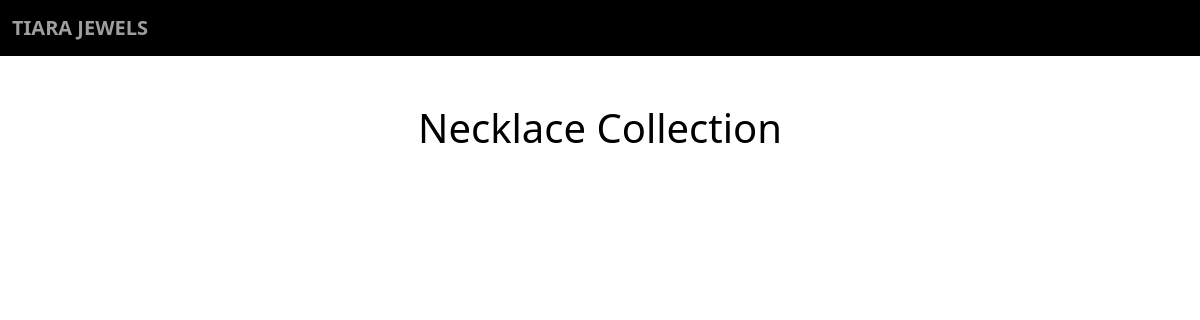
/necklaces/, run on an earlier commit of the app's database.
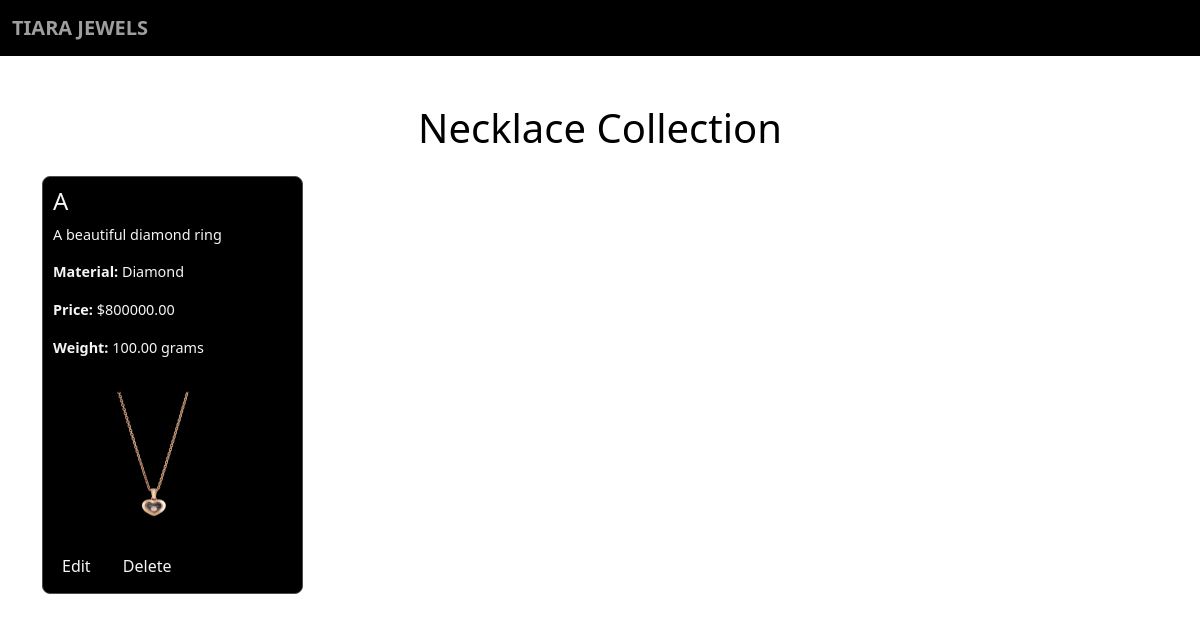
And on a later commit of the database.
### app/models.py (models this page shows, shortened)
class Jewelry(models.Model):
    name = models.CharField(max_length=255)
    description = models.TextField()
    material = models.CharField(max_length=100)
    price = models.DecimalField(max_digits=10, decimal_places=2)
    weight = models.DecimalField(max_digits=5, decimal_places=2)
    image = models.ImageField()
    created_at = models.DateTimeField(auto_now_add=True)
    category = models.ForeignKey(JewelryType, on_delete=models.CASCADE)

### app/views.py (the view)
# urls.py: path('necklaces/', views.necklace_page, name='necklace_page'),
def necklace_page(request):
    necklace_category = JewelryType.objects.get(name='necklace')
    necklaces = Jewelry.objects.filter(category=necklace_category)
    return render(request, 'shop/necklace_page.html', {'jewelry_items': necklaces})

### templates/shop/necklace_page.html (shortened to what this page needs)
<!DOCTYPE html>
<html lang="en">
<head>
    <link href="https://cdn.jsdelivr.net/npm/bootstrap@5.3.3/dist/css/bootstrap.min.css" rel="stylesheet">
    {% load static %}
    <link rel="stylesheet" href="{% static '/css/ring.css' %}">
</head>
<body>
    <nav class="navbar navbar-expand-lg navbar-light" style="background-color:  rgb(0, 0, 0);">
        <div class="container-fluid">
            <a class="navbar-brand" href="#" style="color: rgb(158, 158, 158); font-weight: 800;">TIARA JEWELS</i></a>
        </div>
    </nav>
<div class="container mt-5">
    <h1 class="text-center mb-4" style="color: black;">Necklace Collection</h1>
    <div class="row">
        {% for jewelry in jewelry_items %}
            <div class="col-md-3">
                <div class="jewelry-item">
                    <h2>{{ jewelry.name }}</h2>
                    <p>{{ jewelry.description }}</p>
                    <p><strong>Material:</strong> {{ jewelry.material }}</p>
                    <p><strong>Price:</strong> ${{ jewelry.price }}</p>
                    <p><strong>Weight:</strong> {{ jewelry.weight }} grams</p>
                    {% if jewelry.image %}
                        <img src="{{ jewelry.image.url }}" alt="{{ jewelry.name }}">
                    {% endif %}
                    <div class="action-buttons">
                        <a href="../edit_pro/{{ jewelry.pk }}" class="btn  btn-sm">Edit</a>
                        <a href="delete_pro/{{ jewelry.pk }}" class="btn  btn-sm">Delete</a>
                    </div>
                </div>
            </div>
        {% endfor %}
    </div>
</div>
</body>
</html>

### static/css/ring.css (style rules this page uses)
.jewelry-item { border: 1px solid #4c4c4c; border-radius: 8px; padding: 10px; background-color :black; transition: box-shadow 0.3s ease; }
.jewelry-item img { width: 100%; max-width: 200px; height: 160px; border-radius: 8px; margin-bottom: 15px; }
.jewelry-item h2 { font-size: 1.5rem; color: whitesmoke; }
.jewelry-item p { font-size: 0.9rem; color: whitesmoke; }
.action-buttons a { margin-right: 10px; color: whitesmoke; }
.action-buttons a.btn { font-size: 1rem; }

What changed in the data, as far as the page shows it:
added Jewelry: name "A", description "A beautiful diamond ring", material "Diamond", price "800000.00", weight "100.00", image (picture)
